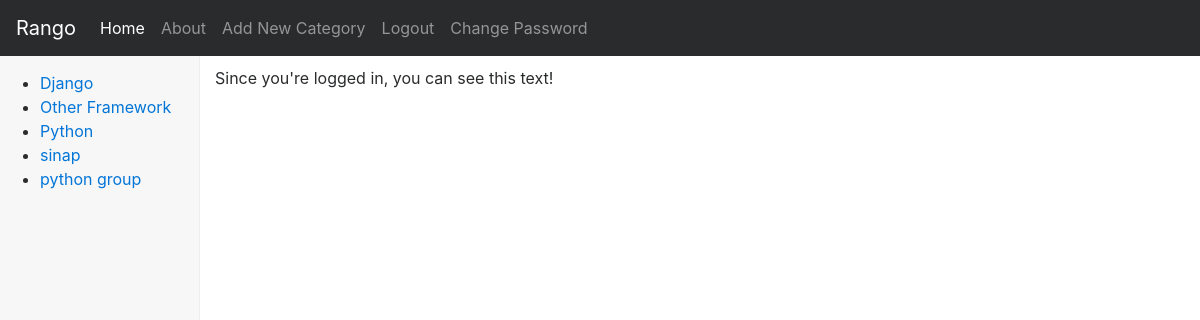
Screenshot of /rango/restricted/ (signed in) with the database file from the repository.
### rango/models.py (models this page shows, shortened)
class Category(models.Model):
    name = models.CharField(max_length=128, unique=True)
    views = models.IntegerField(default=0)
    likes = models.IntegerField(default=0)
    slug = models.SlugField(unique=True)
    class Meta:
        verbose_name_plural = 'Categories'

### rango/views.py (the view)
@login_required
def restricted(request):
    return render(request, 'rango/restricted.html', {})

### rango/templatetags/rango_template_tags.py (called while the page is built)
@register.inclusion_tag('rango/cats.html')
def get_category_list(cat=None):
    return {'cats': Category.objects.all(),
            'act_cat': cat}

### templates/rango/restricted.html (shortened to what this page needs)
{% extends 'rango/base.html' %}
{% load staticfiles %}
{% block body_block %}
<p>Since you're logged in, you can see this text!</p>
{% endblock %}

### templates/rango/cats.html
<ul>
    {% if cats %}
        {% for c in cats %}
            {% if c == act_cat %}
                <li>
                    <strong>
                        <a href="{% url 'rango:show_category' c.slug %}">{{ c.name }}</a>
                    </strong>
                </li>
            {% else %}
                <li>
                    <a href="{% url 'rango:show_category' c.slug %}">{{ c.name }}</a>
                </li>
            {% endif %}
        {% endfor %}
    {% else %}
        <li><strong>There are no categories present.</strong></li>
    {% endif %}
</ul>

### static/css/dashboard.css (style rules this page uses)
body { padding-top: 50px; }

### rows the page displays
Category: name "Django"
Category: name "Other Framework"
Category: name "Python"
Category: name "sinap"
Category: name "python group"
